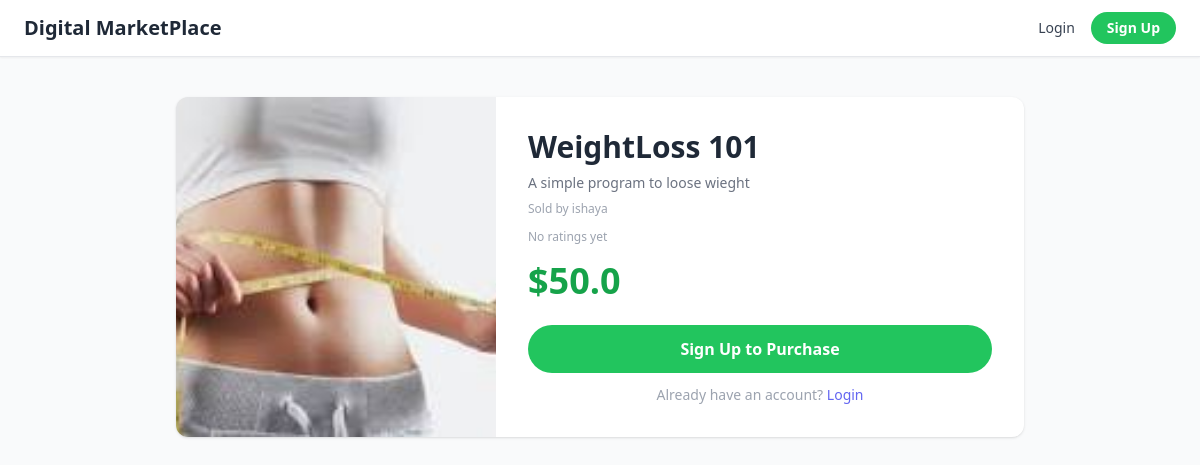
Page /product/1 on the committed database.
### myapp/models.py (models this page shows, shortened)
class Product(models.Model):
    seller = models.ForeignKey(User, on_delete=models.CASCADE)
    name = models.CharField(max_length=100)
    description = models.CharField(max_length=500)
    price = models.FloatField()
    file = models.FileField(upload_to='uploads/')
    thumbnail = models.ImageField(upload_to='thumbnails/', blank=True, null=True)
    total_sales_amount = models.IntegerField(default=0)
    total_sales = models.IntegerField(default=0)
    image = models.ImageField(upload_to='uploads/')
    def average_rating(self):
        result = self.ratings.aggregate(avg=Avg('stars'))
        avg = result['avg']
        return round(avg, 1) if avg else None
    def rating_count(self):
        return self.ratings.count()

### myapp/views.py (the view)
# urls.py: path('product/<int:id>', views.detail, name='detail'),
def detail(request, id):
    product = Product.objects.get(id=id)
    stripe_publishable_key = settings.STRIPE_PUBLISHABLE_KEY
    return render(request, 'myapp/detail.html', {
        'product': product,
        'STRIPE_PUBLISHABLE_KEY': stripe_publishable_key,
    })

### myapp/templates/myapp/detail.html (shortened to what this page needs)
{% extends "myapp/base.html" %}
{% block body %}
<div class="max-w-4xl mx-auto px-6 py-10">
    <div class="bg-white rounded-xl shadow overflow-hidden flex flex-col md:flex-row">
        <div class="md:w-80 h-64 md:h-auto bg-gray-100 flex items-center justify-center flex-shrink-0">
            {% if product.thumbnail %}
                <img class="w-full h-full object-cover" src="{{ product.thumbnail.url }}" alt="{{ product.name }}">
            {% else %}
                <span class="text-gray-300 text-sm">No image</span>
            {% endif %}
        </div>
        <div class="p-8 flex flex-col justify-between flex-1">
            <div>
                <h1 class="text-3xl font-bold text-gray-800 mb-2">{{ product.name }}</h1>
                <p class="text-gray-500 text-sm mb-2">{{ product.description }}</p>
                <p class="text-xs text-gray-400 mb-3">
                    Sold by <span class="font-medium">{{ product.seller.username }}</span>
                </p>
                {% with avg=product.average_rating count=product.rating_count %}
                <div class="flex items-center gap-2 mb-4">
                    {% if avg %}
                        <span class="text-amber-500 font-bold">{{ avg }}</span>
                        <div class="flex">
                            {% for i in "12345" %}
                                {% if forloop.counter <= avg %}
                                    <span class="text-amber-400">★</span>
                                {% else %}
                                    <span class="text-gray-300">★</span>
                                {% endif %}
                            {% endfor %}
                        </div>
                        <span class="text-xs text-gray-400">({{ count }} rating{{ count|pluralize }})</span>
                    {% else %}
                        <span class="text-xs text-gray-400">No ratings yet</span>
                    {% endif %}
                </div>
                {% endwith %}
                <div class="text-4xl font-bold text-green-600 mb-6">${{ product.price }}</div>
            </div>
            {% if user.is_authenticated %}
                <div id="myemail" hidden>{{ request.user.email }}</div>
                <button id="checkout-button"
                        class="bg-green-500 text-white px-8 py-3 rounded-full font-semibold hover:bg-green-600 transition w-full sm:w-auto">
                    Buy Now
                </button>
            {% else %}
                <div>
                    <a href="{% url 'register' %}?next={% url 'detail' product.id %}"
                       class="block text-center bg-green-500 text-white px-8 py-3 rounded-full font-semibold hover:bg-green-600 transition mb-3">
                        Sign Up to Purchase
                    </a>
                    <p class="text-sm text-gray-400 text-center">
                        Already have an account?
                        <a href="{% url 'login' %}?next={% url 'detail' product.id %}"
                           class="text-indigo-500 hover:underline">Login</a>
                    </p>
                </div>
            {% endif %}
        </div>
    </div>
</div>
{% endblock %}

### rows in the picture
Product: thumbnail (picture), name "WeightLoss 101", description "A simple program to loose wieght", seller.username "ishaya", price "50.0"
